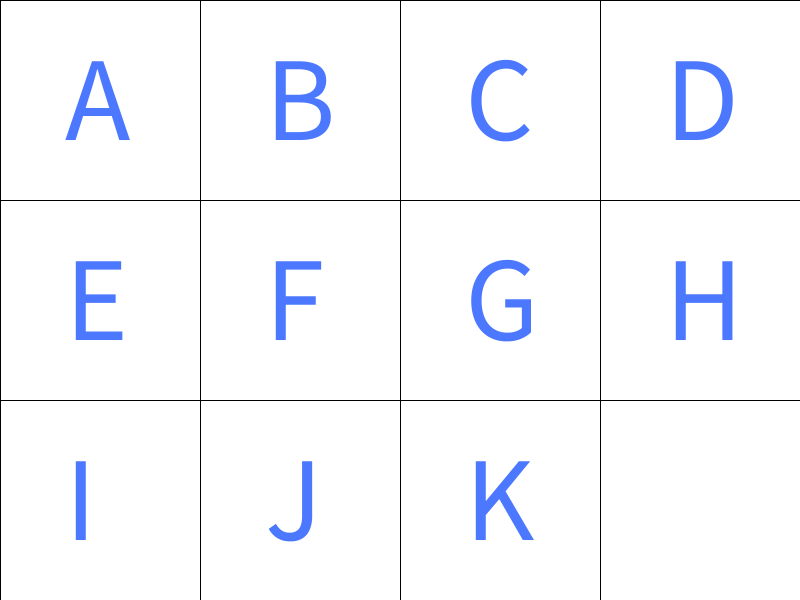
Frame 1 (no input)
Frame 60 (the mouse pressed at the canvas centre just before this capture): identical to frame 1, image omitted
Frame 120 (the mouse held since frame 60 and released just before this capture): identical to frame 1, image omitted

The Processing sketch that drew this single still picture (run headless with seeded random() and noise(); from frame 60 on, the mouse is pressed at the canvas centre):

// Processing sketch: Sorting_Game_GUI
// ── Sorting_Game_GUI.pde
int size_x = 800;
int size_y = 600;
String[][] game_board = {{"A","B","C","D"}, {"E","F","G","H"}, {"I","J","K"," "}};
String[][] sorted_board = {{"A","B","C","D"}, {"E","F","G","H"}, {"I","J","K"," "}};
int[] index_space = {2,3};
// Poom was tried Char array to declare board but it's can't be used.we need to use str[][].

void shuffle_board(){
    String[] remember = new String[3];
    int ran = (int) random(50,250);
    for(int round=0 ; round<=ran;round++){
        String[] move_able = new String[0];
        if(index_space[0]==1){
            move_able = append(move_able,game_board[index_space[0]-1][index_space[1]]);
            move_able = append(move_able,game_board[index_space[0]+1][index_space[1]]);
        }
        else if(index_space[0]==0){
            move_able = append(move_able,game_board[index_space[0]+1][index_space[1]]);
        }
        else if(index_space[0]==2){
            move_able = append(move_able,game_board[index_space[0]-1][index_space[1]]);
        }
        if(index_space[1]==0){
            move_able = append(move_able,game_board[index_space[0]][index_space[1]+1]);
        }
        else if(index_space[1]==3){
            move_able = append(move_able,game_board[index_space[0]][index_space[1]-1]);
        }
        else{
            move_able = append(move_able,game_board[index_space[0]][index_space[1]+1]);
            move_able = append(move_able,game_board[index_space[0]][index_space[1]-1]);
        }
        String moving = game_board[index_space[0]][index_space[1]];
        while (moving.equals(" ") || moving.equals(remember[(round+1)%3]) || moving.equals(remember[(round+2)%3])){
            moving = move_able[(int) random(0,5)];
        }
        moveChar(moving);
        remember[round%3] = moving;
    }
}


String onClick(int mouse_x,int mouse_y){
  
  int row,col;
  row = (int)mouse_y/200;
  col = (int)mouse_x/200;
  
  return game_board[row][col];
}

void moveChar(String c){
  int topIndex = index_space[0] - 1;
  if (topIndex >= 0) {
    if (game_board[topIndex][index_space[1]].equals(c)) {
      game_board[topIndex][index_space[1]] = " ";
      game_board[index_space[0]][index_space[1]] = c;
      index_space[0] = topIndex;
      return;
    }
  }
  int bottomIndex = index_space[0] + 1;
  if (bottomIndex <= 2) {
    if (game_board[bottomIndex][index_space[1]].equals(c)) {
      game_board[bottomIndex][index_space[1]] = " ";
      game_board[index_space[0]][index_space[1]] = c;
      index_space[0] = bottomIndex;
      return;
    }
  }
  int leftIndex = index_space[1] - 1;
  if (leftIndex >= 0) {
    if (game_board[index_space[0]][leftIndex].equals(c)) {
      game_board[index_space[0]][leftIndex] = " ";
      game_board[index_space[0]][index_space[1]] = c;
      index_space[1] = leftIndex;
      return;
    }
  }
  int rightIndex = index_space[1] + 1;
  if (rightIndex <= 3) {
    if (game_board[index_space[0]][rightIndex].equals(c)) {
      game_board[index_space[0]][rightIndex] = " ";
      game_board[index_space[0]][index_space[1]] = c;
      index_space[1] = rightIndex;
      return;
    }
  }
  return;
}

Boolean checkCondition(){
  return true;
}

// ********* GUI's part *********

void setup(){
 size(800,600);
 frameRate(10);
}

void add_section(){
   for (int x = 0;x<3;x++){
   int rowx = 0;
   int rowy = 200 * x;
   for (int y = 0;y<4;y++){
     fill(255);
     rect(rowx,rowy,200,200);
     rowx += 200;
   }
 }
  for(int i = 0;i<game_board.length;i++){
    for(int j=0;j<game_board[i].length;j++){
      fill(75,120,255);
      textSize(120);
      text(game_board[i][j],65+(200*j),140+(200*i));
    }
  }
}

void draw(){
 background(255);
 add_section();
 if(mousePressed){
   String c = onClick(mouseX,mouseY);
   moveChar(c);
 }
}
